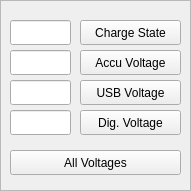
   <widget class="QFrame" name="frame_5">
    <property name="geometry">
     <rect>
      <x>300</x>
      <y>20</y>
      <width>191</width>
      <height>191</height>
     </rect>
    </property>
    <property name="frameShape">
     <enum>QFrame::StyledPanel</enum>
    </property>
    <property name="frameShadow">
     <enum>QFrame::Sunken</enum>
    </property>
    <widget class="QPushButton" name="charge_state">
     <property name="geometry">
      <rect>
       <x>80</x>
       <y>20</y>
       <width>101</width>
       <height>25</height>
      </rect>
     </property>
     <property name="text">
      <string>Charge State</string>
     </property>
    </widget>
    <widget class="QLineEdit" name="charge_line">
     <property name="geometry">
      <rect>
       <x>10</x>
       <y>20</y>
       <width>61</width>
       <height>25</height>
      </rect>
     </property>
    </widget>
    <widget class="QLineEdit" name="accu_line">
     <property name="geometry">
      <rect>
       <x>10</x>
       <y>50</y>
       <width>61</width>
       <height>25</height>
      </rect>
     </property>
     <property name="alignment">
      <set>Qt::AlignRight|Qt::AlignTrailing|Qt::AlignVCenter</set>
     </property>
    </widget>
    <widget class="QLineEdit" name="usb_line">
     <property name="geometry">
      <rect>
       <x>10</x>
       <y>80</y>
       <width>61</width>
       <height>25</height>
      </rect>
     </property>
     <property name="alignment">
      <set>Qt::AlignRight|Qt::AlignTrailing|Qt::AlignVCenter</set>
     </property>
    </widget>
    <widget class="QLineEdit" name="dig_line">
     <property name="geometry">
      <rect>
       <x>10</x>
       <y>110</y>
       <width>61</width>
       <height>25</height>
      </rect>
     </property>
     <property name="alignment">
      <set>Qt::AlignRight|Qt::AlignTrailing|Qt::AlignVCenter</set>
     </property>
    </widget>
    <widget class="QPushButton" name="digital_voltage">
     <property name="geometry">
      <rect>
       <x>80</x>
       <y>110</y>
       <width>101</width>
       <height>25</height>
      </rect>
     </property>
     <property name="text">
      <string>Dig. Voltage</string>
     </property>
    </widget>
    <widget class="QPushButton" name="usb_voltage">
     <property name="geometry">
      <rect>
       <x>80</x>
       <y>80</y>
       <width>101</width>
       <height>25</height>
      </rect>
     </property>
     <property name="text">
      <string>USB Voltage</string>
     </property>
    </widget>
    <widget class="QPushButton" name="accu_voltage">
     <property name="geometry">
      <rect>
       <x>80</x>
       <y>50</y>
       <width>101</width>
       <height>25</height>
      </rect>
     </property>
     <property name="text">
      <string>Accu Voltage</string>
     </property>
    </widget>
    <widget class="QPushButton" name="all_voltages">
     <property name="geometry">
      <rect>
       <x>10</x>
       <y>150</y>
       <width>171</width>
       <height>25</height>
      </rect>
     </property>
     <property name="text">
      <string>All Voltages</string>
     </property>
    </widget>
   </widget>
